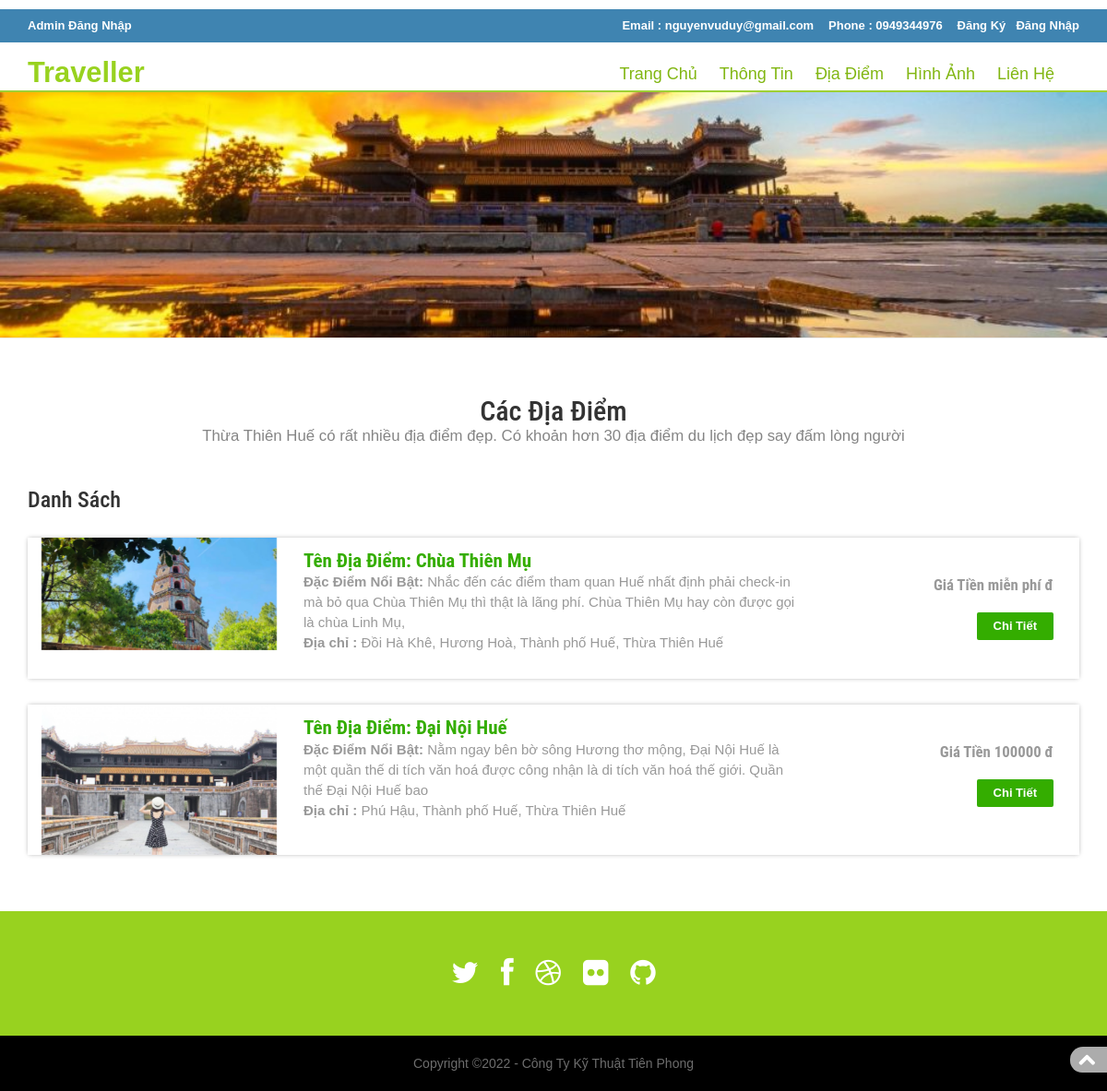
The page /dia_diem.php on the database its author committed.
### tables this page shows
CREATE TABLE `tbltourpackages` (
  `PackageId` int(11) NOT NULL,
  `PackageName` varchar(200) DEFAULT NULL,
  `PackageType` mediumtext DEFAULT NULL,
  `PackageLocation` varchar(10000) DEFAULT NULL,
  `PackagePrice` varchar(1100) DEFAULT NULL,
  `PackageFetures` varchar(255) DEFAULT NULL,
  `PackageDetails` mediumtext DEFAULT NULL,
  `PackageImage` varchar(100) DEFAULT NULL,
  `Creationdate` timestamp NULL DEFAULT current_timestamp(),
  `UpdationDate` timestamp NULL DEFAULT NULL ON UPDATE current_timestamp()
);

### dia_diem.php (the view, shortened to what this page needs)
<?php
include('includes/config.php');
?>
<!doctype html>
<html lang="vi"
<head>
  <link rel="stylesheet" href="css/bootstrap.min.css" />
  <link rel="stylesheet" type="text/css" href="css/isotope.css" media="screen" />
  <link rel="stylesheet" href="js/fancybox/jquery.fancybox.css" type="text/css" media="screen" />
  <link rel="stylesheet" type="text/css" href="css/da-slider.css" />
  <link href="js/owl-carousel/owl.carousel.css" rel="stylesheet">
  <link rel="stylesheet" href="css/styles.css" />
  <link href="assets/css/animate.css" rel="stylesheet" type="text/css" media="all">
  <link href="font/css/font-awesome.min.css" rel="stylesheet">
</head>
<body>
  <header class="header">
    <?php if($_SESSION['login'])
    {?>
      <div class="top-header">
        <div class="container">
          <ul class="tp-hd-lft wow fadeInLeft animated" data-wow-delay=".5s">
            <li class="prnt"><a href="profile.php">Thông Tin Của Tôi</a></li>
            <li class="prnt"><a href="change_password.php">Đổi Mật Khẩu</a></li>
            <li class="prnt"><a href="tour_history.php">Lịch Sử Đặt Tour</a></li>
          </ul>
          <ul class="tp-hd-rgt wow fadeInRight animated" data-wow-delay=".5s">
            <li class="tol">Xin Chào :</li>
            <li class="sig"><?php echo htmlentities($_SESSION['login']);?></li>
            <li class="sigi"><a href="logout.php" >/ Đăng Xuất</a></li>
          </ul>
          <div class="clearfix"></div>
        </div>
      </div>
      <?php
    } else
    {
      ?>
      <div class="top-header">
        <div class="container">
          <ul class="tp-hd-lft wow fadeInLeft animated" data-wow-delay=".5s">
            <li class="hm"><a href="admin/index.php">Admin Đăng Nhập</a></li>
          </ul>
          <ul class="tp-hd-rgt wow fadeInRight animated" data-wow-delay=".5s">
          <li class="tol">Email : nguyenvuduy@gmail.com</li>
          <li class="tol">Phone : 0949344976</li>
          <li class="sig"><a href="#" data-toggle="modal" data-target="#myModal" >Đăng Ký</a></li>
          <li class="sigi"><a href="#" data-toggle="modal" data-target="#myModal4" >&nbsp; Đăng Nhập</a></li>
          </ul>
          <div class="clearfix"></div>
        </div>
      </div>
      <?php
    }?>
    <div class="container">
      <nav class="navbar navbar-inverse" role="navigation">
        <div class="navbar-header adeInDown animated animated" data-wow-delay=".5s" style="visibility: visible; animation-delay: 0.5s; animation-name: fadeInDown;">
          <a href="#" class="navbar-brand scroll-top logo"><b>Traveller</b></a>
        </div>
        <div id="main-nav" class="collapse navbar-collapse adeInDown animated animated" data-wow-delay=".5s" style="visibility: visible; animation-delay: 0.5s; animation-name: fadeInDown;">
          <ul class="nav navbar-nav" id="mainNav">
            <li ><a href="index.php" class="scroll-link">Trang Chủ</a></li>
            <li><a href="index.php" class="scroll-link">Thông Tin </a></li>
            <li><a href="index.php" class="scroll-link">Địa Điểm</a></li>
            <li><a href="index.php" class="scroll-link">Hình Ảnh</a></li>
            <li><a href="index.php" class="scroll-link">Liên Hệ</a></li>
          </ul>
        </div>
      </nav>
    </div>
  </header>
  <section id="home">
    <div class="banner-container" style="height: 300px;">
      <div class="container banner-content">
        <div id="da-slider" class="da-slider">
          <div class="da-slide">
          </div>
        </div>
      </div>
    </div>
  </section>
  <section id="packages" class="secPad">
  <div class="container">
    <div class="heading text-center">
      <h2>Các Địa Điểm</h2>
      <p>Thừa Thiên Huế có rất nhiều địa điểm đẹp. Có khoản hơn 30 địa điểm du lịch đẹp say đấm lòng người</p>
    </div>
    <div class="">
      <h3>Danh Sách</h3>
      <?php $sql = "SELECT * from tbltourpackages order by rand() ";
      $query = $dbh->prepare($sql);
      $query->execute();
      $results=$query->fetchAll(PDO::FETCH_OBJ);
      if($query->rowCount() > 0)
      {
        foreach($results as $result)
        {
          ?>
          <div class="rom-btm">
            <div class="col-md-3 room-left wow fadeInLeft animated" data-wow-delay=".5s">
              <img src="admin/pacakgeimages/<?php echo htmlentities($result->PackageImage);?>" class="img-responsive" alt="">
            </div>
            <div class="col-md-6 room-midle wow fadeInUp animated" data-wow-delay=".5s">
              <h4>Tên Địa Điểm: <?php echo htmlentities($result->PackageName);?></h4>
             <p><b>            Đặc Điểm Nổi Bật:</b> <?php echo htmlentities($result->PackageType);?></p>
              <p><b>Địa chỉ  :</b> <?php echo htmlentities($result->PackageLocation);?></p>
            </div>
            <div class="col-md-3 room-right wow fadeInRight animated" data-wow-delay=".5s">
              <h5>   Giá Tiền     <?php echo htmlentities($result->PackagePrice);?> đ</h5>
              <a href="package_details.php?pkgid=<?php echo htmlentities($result->PackageId);?>" class="view">Chi Tiết</a>
            </div>
            <div class="clearfix"></div>
          </div>
          <?php
        }
      } ?>
    </div>
  </div>
</section>
  <a href="#top" class="topHome"><i class="fa fa-chevron-up fa-2x"></i></a>
  <?php include('includes/footer.php');?>
</body>
</html>

### includes/footer.php (shortened to what this page needs)
<footer>
   <div class="container adeInDown animated animated" data-wow-delay=".5s" style="visibility: visible; animation-delay: 0.5s; animation-name: fadeInDown;">
     <div class="social text-center">
       <a href="#"><i class="fa fa-twitter"></i></a>
       <a href="https://www.facebook.com/profile.php?id=100014010006019"><i class="fa fa-facebook"></i></a>
       <a href="#"><i class="fa fa-dribbble"></i></a>
       <a href="#"><i class="fa fa-flickr"></i></a>
       <a href="#"><i class="fa fa-github"></i></a>
     </div>
   </div>
 </footer>
 <section class="copyright">
   <div class="container">
     <div class="row">
       <div class="col-sm-12 text-center adeInDown animated animated" data-wow-delay=".5s" style="visibility: visible; animation-delay: 0.5s; animation-name: fadeInDown;">
         Copyright &copy;<script>document.write(new Date().getFullYear());</script> -  Công Ty Kỹ Thuật Tiên Phong
       </div>
     </div>
   </div>
 </section>

### css/da-slider.css (style rules this page uses)
.da-slider { width: 100%; min-width: 520px; height: 500px; position: relative; margin: 4% auto; overflow: hidden; -webkit-transition: background-position 1s ease-out 0.3s; -moz-transition: background-position 1s ease-out 0.3s; -o-transition: background-position 1s ease-out 0.3s; -ms-transition: background-position 1s ease-out 0.3s; transition: background-position 1s ease-out 0.3s; }
.da-slide { position: absolute; width: 100%; height: 100%; top: 0px; left: 0px; text-align: left; }

### rows shown on the page
tbltourpackages: PackageImage (picture), PackageName "Chùa Thiên Mụ", PackageType "Nhắc đến các điểm tham quan Huế nhất định phải check-in mà bỏ qua Chùa Thiên Mụ thì thật là lãng phí. Chùa Thiên Mụ hay còn được gọi là chùa Linh Mụ,", PackageLocation "Đồi Hà Khê, Hương Hoà, Thành phố Huế, Thừa Thiên Huế", PackagePrice "miễn phí"
tbltourpackages: PackageImage (picture), PackageName "Đại Nội Huế", PackageType "Nằm ngay bên bờ sông Hương thơ mộng, Đại Nội Huế là một quần thế di tích văn hoá được công nhận là di tích văn hoá thế giới. Quần thế Đại Nội Huế bao", PackageLocation "Phú Hậu, Thành phố Huế, Thừa Thiên Huế", PackagePrice "100000"
